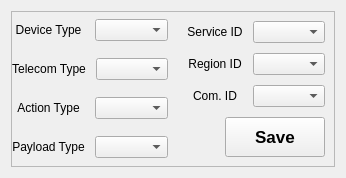
             <widget class="QWidget" name="tab_5">
              <property name="inputMethodHints">
               <set>Qt::ImhNoTextHandles</set>
              </property>
              <attribute name="title">
               <string>DB Config</string>
              </attribute>
              <layout class="QVBoxLayout" name="verticalLayout_38">
               <item>
                <widget class="QFrame" name="frame_31">
                 <property name="sizePolicy">
                  <sizepolicy hsizetype="Preferred" vsizetype="Expanding">
                   <horstretch>0</horstretch>
                   <verstretch>0</verstretch>
                  </sizepolicy>
                 </property>
                 <property name="frameShape">
                  <enum>QFrame::StyledPanel</enum>
                 </property>
                 <property name="frameShadow">
                  <enum>QFrame::Raised</enum>
                 </property>
                 <layout class="QHBoxLayout" name="horizontalLayout_32">
                  <property name="spacing">
                   <number>10</number>
                  </property>
                  <property name="leftMargin">
                   <number>0</number>
                  </property>
                  <property name="topMargin">
                   <number>0</number>
                  </property>
                  <property name="rightMargin">
                   <number>0</number>
                  </property>
                  <property name="bottomMargin">
                   <number>0</number>
                  </property>
                  <item>
                   <widget class="QFrame" name="frame_32">
                    <property name="frameShape">
                     <enum>QFrame::NoFrame</enum>
                    </property>
                    <property name="frameShadow">
                     <enum>QFrame::Raised</enum>
                    </property>
                    <layout class="QVBoxLayout" name="verticalLayout_39">
                     <property name="spacing">
                      <number>10</number>
                     </property>
                     <property name="leftMargin">
                      <number>0</number>
                     </property>
                     <property name="topMargin">
                      <number>0</number>
                     </property>
                     <property name="rightMargin">
                      <number>0</number>
                     </property>
                     <property name="bottomMargin">
                      <number>0</number>
                     </property>
                     <item>
                      <layout class="QHBoxLayout" name="horizontalLayout_33">
                       <item>
                        <widget class="QLabel" name="label_DeviceType">
                         <property name="sizePolicy">
                          <sizepolicy hsizetype="Minimum" vsizetype="Preferred">
                           <horstretch>0</horstretch>
                           <verstretch>0</verstretch>
                          </sizepolicy>
                         </property>
                         <property name="text">
                          <string>Device Type</string>
                         </property>
                         <property name="alignment">
                          <set>Qt::AlignCenter</set>
                         </property>
                        </widget>
                       </item>
                       <item>
                        <widget class="QComboBox" name="ComboBox_DeviceType"/>
                       </item>
                      </layout>
                     </item>
                     <item>
                      <layout class="QHBoxLayout" name="horizontalLayout_34">
                       <item>
                        <widget class="QLabel" name="label_TelecomType">
                         <property name="text">
                          <string>Telecom Type</string>
                         </property>
                         <property name="alignment">
                          <set>Qt::AlignCenter</set>
                         </property>
                        </widget>
                       </item>
                       <item>
                        <widget class="QComboBox" name="ComboBox_TelecomType"/>
                       </item>
                      </layout>
                     </item>
                     <item>
                      <layout class="QHBoxLayout" name="horizontalLayout_35">
                       <item>
                        <widget class="QLabel" name="label_ActionType">
                         <property name="text">
                          <string>Action Type</string>
                         </property>
                         <property name="alignment">
                          <set>Qt::AlignCenter</set>
                         </property>
                        </widget>
                       </item>
                       <item>
                        <widget class="QComboBox" name="ComboBox_ActionType"/>
                       </item>
                      </layout>
                     </item>
                     <item>
                      <layout class="QHBoxLayout" name="horizontalLayout_36">
                       <item>
                        <widget class="QLabel" name="label_PayloadType">
                         <property name="text">
                          <string>Payload Type</string>
                         </property>
                         <property name="alignment">
                          <set>Qt::AlignCenter</set>
                         </property>
                        </widget>
                       </item>
                       <item>
                        <widget class="QComboBox" name="ComboBox_PayloadType"/>
                       </item>
                      </layout>
                     </item>
                    </layout>
                   </widget>
                  </item>
                  <item>
                   <widget class="QFrame" name="frame_33">
                    <property name="frameShape">
                     <enum>QFrame::NoFrame</enum>
                    </property>
                    <property name="frameShadow">
                     <enum>QFrame::Raised</enum>
                    </property>
                    <layout class="QVBoxLayout" name="verticalLayout_40">
                     <property name="spacing">
                      <number>10</number>
                     </property>
                     <item>
                      <layout class="QHBoxLayout" name="horizontalLayout_8">
                       <item>
                        <widget class="QLabel" name="label_ServiceID">
                         <property name="text">
                          <string>Service ID</string>
                         </property>
                         <property name="alignment">
                          <set>Qt::AlignCenter</set>
                         </property>
                        </widget>
                       </item>
                       <item>
                        <widget class="QComboBox" name="ComboBox_ServiceID"/>
                       </item>
                      </layout>
                     </item>
                     <item>
                      <layout class="QHBoxLayout" name="horizontalLayout_38">
                       <item>
                        <widget class="QLabel" name="label_RegionID">
                         <property name="text">
                          <string>Region ID</string>
                         </property>
                         <property name="alignment">
                          <set>Qt::AlignCenter</set>
                         </property>
                        </widget>
                       </item>
                       <item>
                        <widget class="QComboBox" name="ComboBox_RegionID"/>
                       </item>
                      </layout>
                     </item>
                     <item>
                      <layout class="QHBoxLayout" name="horizontalLayout_39">
                       <item>
                        <widget class="QLabel" name="label_ComID">
                         <property name="text">
                          <string>Com. ID</string>
                         </property>
                         <property name="alignment">
                          <set>Qt::AlignCenter</set>
                         </property>
                        </widget>
                       </item>
                       <item>
                        <widget class="QComboBox" name="ComboBox_ComID"/>
                       </item>
                      </layout>
                     </item>
                     <item alignment="Qt::AlignRight">
                      <widget class="QPushButton" name="pushButton_DBconfigSave">
                       <property name="sizePolicy">
                        <sizepolicy hsizetype="Preferred" vsizetype="Fixed">
                         <horstretch>0</horstretch>
                         <verstretch>0</verstretch>
                        </sizepolicy>
                       </property>
                       <property name="minimumSize">
                        <size>
                         <width>100</width>
                         <height>40</height>
                        </size>
                       </property>
                       <property name="font">
                        <font>
                         <pointsize>13</pointsize>
                         <weight>75</weight>
                         <bold>true</bold>
                        </font>
                       </property>
                       <property name="text">
                        <string>Save</string>
                       </property>
                      </widget>
                     </item>
                    </layout>
                   </widget>
                  </item>
                 </layout>
                </widget>
               </item>
              </layout>
             </widget>
